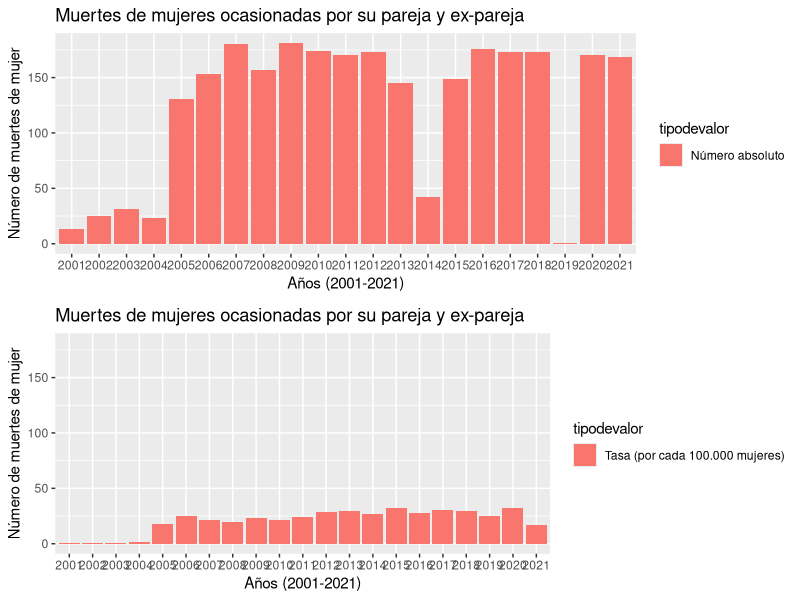

Recreate this plot in R.

#librería
library(readxl)
library(tidyr)
library(tidyverse)

#Ver en qué directorio estamos parados
getwd()

#Leer el excel de nuestra data
data <- read_excel("BaseDeDatosOriginal.xlsx")

#Cambiar el encabezado de la tabla a:
data<- data %>% rename(valor = value) %>% rename(tipodevalor = Tipodevalor) %>% rename(paises = País__ESTANDAR) %>% rename(anio = Años__ESTANDAR)

#Seleccionando las variables de interés y ordenar por anio
data <- data %>% select(paises, anio,valor, tipodevalor) %>% arrange(anio)

#Quitar los na de la tabla
data <- na.omit(data)

#Redondear los valores a dos decimales
data$valor<- round(data$valor, 2)

##Comparacion entre los dos tipos de valores que tenemos
# Primer gráfico
grafico1 <- data %>% filter(tipodevalor == "Número absoluto") %>%
ggplot(aes(x = anio, y = valor, fill = tipodevalor)) +
  geom_bar(stat = "identity") +
  xlab("Años (2001-2021)") +
  ylab("Número de muertes de mujer") +
  ggtitle("Muertes de mujeres ocasionadas por su pareja y ex-pareja") +
  scale_y_continuous(limits=c(0, max(data$valor))) 

# Segundo gráfico
grafico2 <- data %>% filter(tipodevalor == "Tasa (por cada 100.000 mujeres)") %>%
  ggplot(aes(x = anio, y = valor, fill = tipodevalor))  +
  geom_bar(stat = "identity") +
  xlab("Años (2001-2021)") +
  ylab("Número de muertes de mujer") + 
  ggtitle("Muertes de mujeres ocasionadas por su pareja y ex-pareja") +
  scale_y_continuous(limits=c(0, max(data$valor)))
  

# Mostrar ambos gráficos juntos
gridExtra::grid.arrange(grafico1, grafico2, newpage = TRUE)



